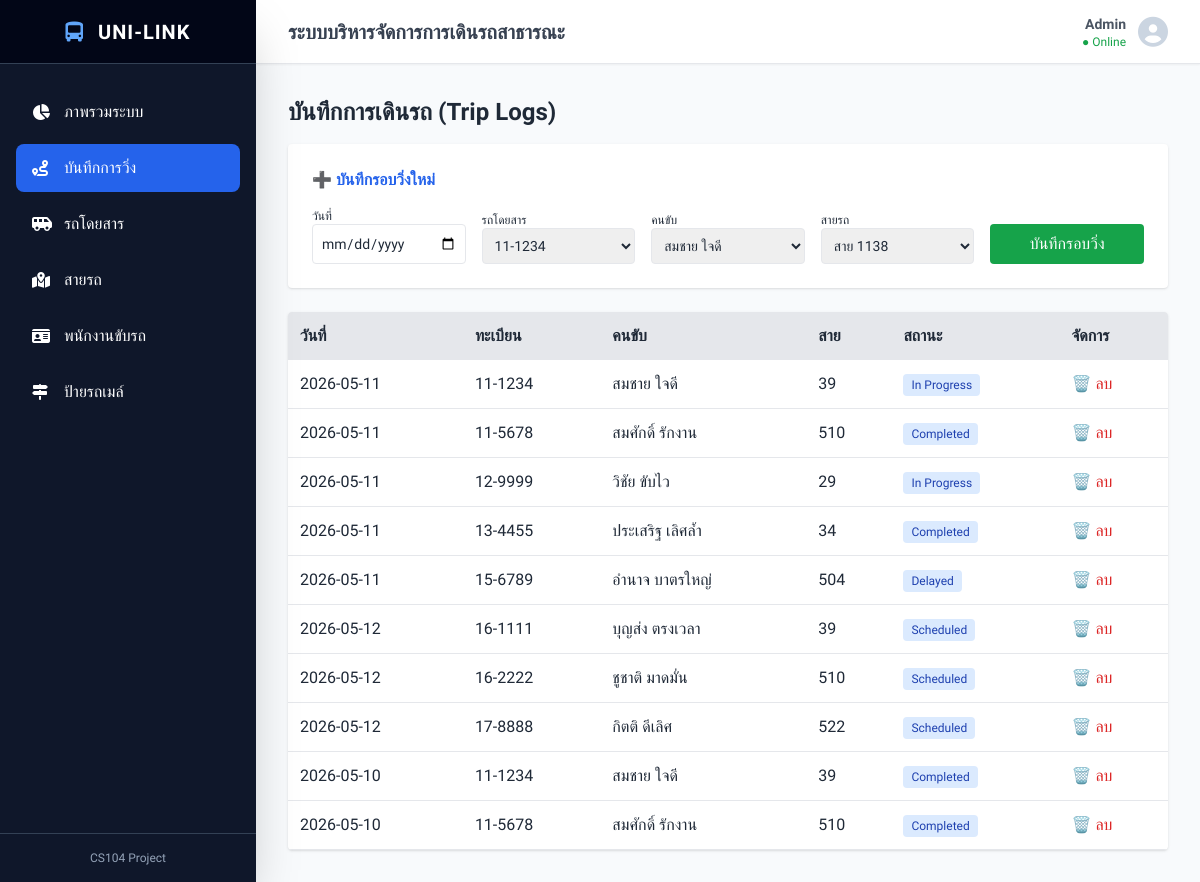
/trip_logs, run on an earlier commit of the app's database.
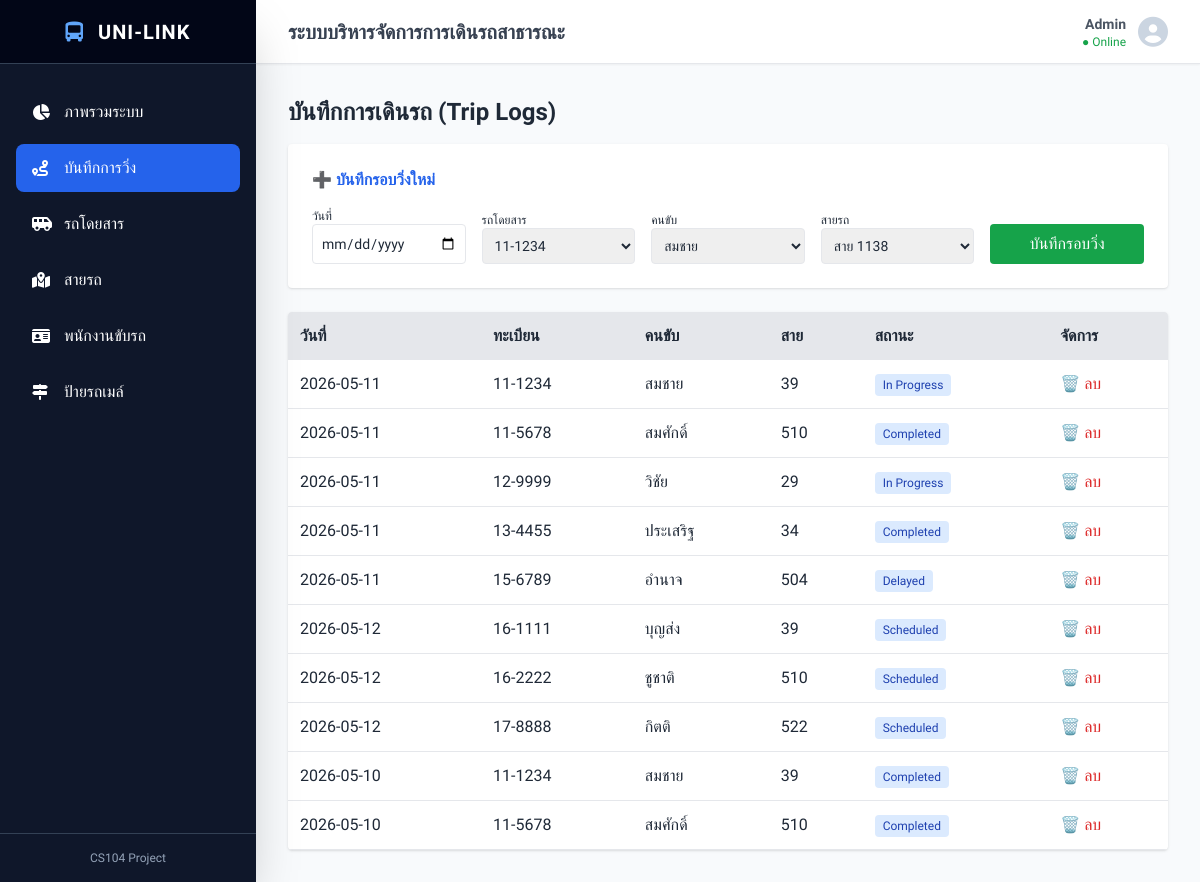
And on a later commit of the database.
### tables this page shows
CREATE TABLE Trip_Logs (
    log_id INTEGER PRIMARY KEY AUTOINCREMENT,
    log_date DATE NOT NULL,
    status TEXT NOT NULL,
    vehicle_id INTEGER,
    driver_id INTEGER,
    route_id INTEGER,
    
    FOREIGN KEY (vehicle_id) REFERENCES Vehicles (vehicle_id) ON DELETE CASCADE,
    FOREIGN KEY (driver_id) REFERENCES Drivers (driver_id) ON DELETE CASCADE,
    FOREIGN KEY (route_id) REFERENCES Routes (route_id) ON DELETE CASCADE
);

CREATE TABLE Drivers (
    driver_id INTEGER PRIMARY KEY AUTOINCREMENT,
    name TEXT NOT NULL,
    phone TEXT NOT NULL,
    shift TEXT NOT NULL
);

CREATE TABLE Vehicles (
    vehicle_id INTEGER PRIMARY KEY AUTOINCREMENT,
    plate_number TEXT NOT NULL UNIQUE,
    status TEXT NOT NULL DEFAULT 'Active'
);

CREATE TABLE Routes (
    route_id INTEGER PRIMARY KEY AUTOINCREMENT,
    route_num TEXT NOT NULL UNIQUE,
    origin TEXT NOT NULL,
    destination TEXT NOT NULL
);

### app.py (the view)
@app.route('/trip_logs')
def manage_trip_logs():
    db = open_database()
    all_logs = db.execute('''
        SELECT
            t.log_id      AS id,
            t.log_date    AS date,
            v.plate_number AS vehicle,
            d.name         AS driver,
            r.route_num    AS route,
            t.status
        FROM Trip_Logs t
        JOIN Vehicles v ON t.vehicle_id = v.vehicle_id
        JOIN Drivers  d ON t.driver_id  = d.driver_id
        JOIN Routes   r ON t.route_id   = r.route_id
    ''').fetchall()
    all_vehicles = db.execute('SELECT vehicle_id, plate_number FROM Vehicles').fetchall()
    all_drivers  = db.execute('SELECT driver_id, name FROM Drivers').fetchall()
    all_routes   = db.execute('SELECT route_id, route_num FROM Routes').fetchall()
    db.close()
    return render_template(
        'trip_logs.html',
        items    = all_logs,
        vehicles = all_vehicles,
        drivers  = all_drivers,
        routes   = all_routes
    )

### app.py (called while the page is built)
def open_database():
    connection = sqlite3.connect('database.db')
    connection.execute('PRAGMA foreign_keys = ON')
    connection.row_factory = sqlite3.Row
    return connection

### templates/trip_logs.html
{% extends 'base.html' %}
{% block content %}
<h2 class="text-2xl font-bold mb-4">บันทึกการเดินรถ (Trip Logs)</h2>
<div class="bg-white p-6 rounded shadow mb-6">
    <h3 class="font-bold mb-4 text-blue-600">➕ บันทึกรอบวิ่งใหม่</h3>
    <form action="/add_trip_log" method="POST" class="grid grid-cols-1 md:grid-cols-5 gap-4 items-end">
        <div><label class="block text-xs">วันที่</label><input type="date" name="log_date" required class="border p-2 rounded w-full text-sm"></div>
        <div><label class="block text-xs">รถโดยสาร</label>
            <select name="vehicle_id" class="border p-2 rounded w-full text-sm">
                {% for v in vehicles %}<option value="{{ v.vehicle_id }}">{{ v.plate_number }}</option>{% endfor %}
            </select>
        </div>
        <div><label class="block text-xs">คนขับ</label>
            <select name="driver_id" class="border p-2 rounded w-full text-sm">
                {% for d in drivers %}<option value="{{ d.driver_id }}">{{ d.name }}</option>{% endfor %}
            </select>
        </div>
        <div><label class="block text-xs">สายรถ</label>
            <select name="route_id" class="border p-2 rounded w-full text-sm">
                {% for r in routes %}<option value="{{ r.route_id }}">สาย {{ r.route_num }}</option>{% endfor %}
            </select>
        </div>
        <button type="submit" class="bg-green-600 text-white p-2 rounded hover:bg-green-700">บันทึกรอบวิ่ง</button>
    </form>
</div>
<div class="bg-white rounded shadow overflow-hidden">
    <table class="w-full text-left">
        <tr class="bg-gray-200"><th class="p-3">วันที่</th><th class="p-3">ทะเบียน</th><th class="p-3">คนขับ</th><th class="p-3">สาย</th><th class="p-3">สถานะ</th><th class="p-3">จัดการ</th></tr>
        {% for t in items %}
        <tr class="border-b">
            <td class="p-3">{{ t.date }}</td><td class="p-3">{{ t.vehicle }}</td><td class="p-3">{{ t.driver }}</td><td class="p-3">{{ t.route }}</td>
            <td class="p-3"><span class="bg-blue-100 text-blue-800 px-2 py-1 rounded text-xs">{{ t.status }}</span></td>
            <td class="p-3"><a href="/delete_trip_log/{{ t.id }}" class="text-red-600" onclick="return confirm('ลบบันทึกรอบวิ่งนี้?');">🗑️ ลบ</a></td>
        </tr>
        {% endfor %}
    </table>
</div>
{% endblock %}

What changed in the data, as far as the page shows it:
changed through a linked row, Trip_Logs (number 1 of 10 on the later page): driver "สมชาย ใจดี" → "สมชาย"
changed through a linked row, Trip_Logs (number 2 of 10 on the later page): driver "สมศักดิ์ รักงาน" → "สมศักดิ์"
changed through a linked row, Trip_Logs (number 3 of 10 on the later page): driver "วิชัย ขับไว" → "วิชัย"
changed through a linked row, Trip_Logs: driver "ประเสริฐ เลิศล้ำ" → "ประเสริฐ"
changed through a linked row, Trip_Logs "Delayed": driver "อำนาจ บาตรใหญ่" → "อำนาจ"
changed through a linked row, Trip_Logs (number 6 of 10 on the later page): driver "บุญส่ง ตรงเวลา" → "บุญส่ง"
changed through a linked row, Trip_Logs: driver "ชูชาติ มาดมั่น" → "ชูชาติ"
changed through a linked row, Trip_Logs (number 8 of 10 on the later page): driver "กิตติ ดีเลิศ" → "กิตติ"
changed through a linked row, Trip_Logs (number 9 of 10 on the later page): driver "สมชาย ใจดี" → "สมชาย"
changed through a linked row, Trip_Logs (number 10 of 10 on the later page): driver "สมศักดิ์ รักงาน" → "สมศักดิ์"
Also different on the page:
form field driver_id: "สมชาย ใจดี" → "สมชาย"
